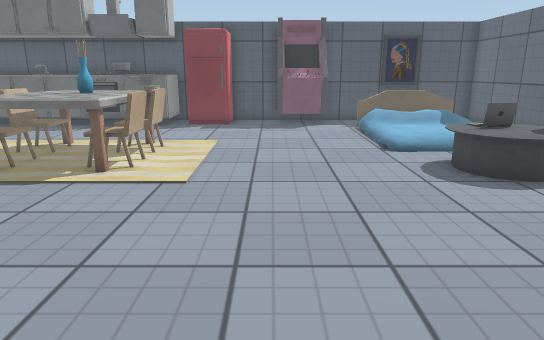
[1] (above)

22 first-person views from a walk through a 3-D level made in the Unity game engine. The camera is 1.2 m above the floor, tilts 14° down and sees 70° across. The floor is counted in squares, 0.5 m on a side. Each view is taken from the middle of a square. On the plan, view 1 faces up. The plan holds only what a view shows up to about 20 squares ahead; the rest is blank. The player character is not drawn. Surface patterns are stand-ins for the level's own textures.

[2]
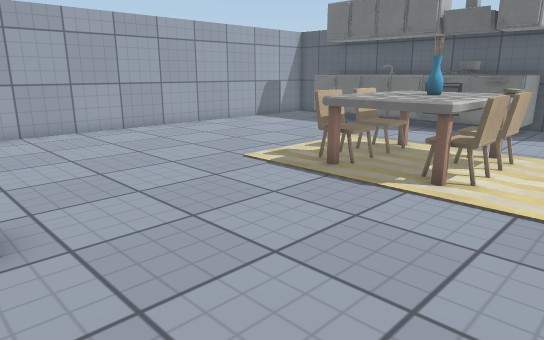

[3]
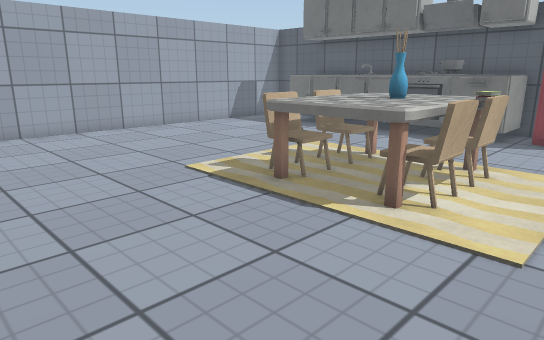

[4]
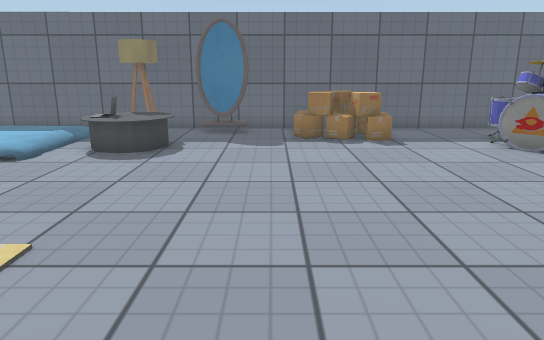

[5]
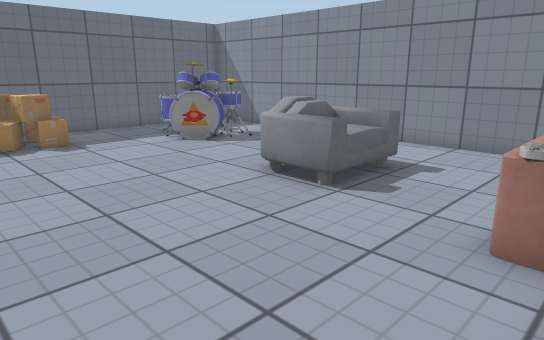

[6]
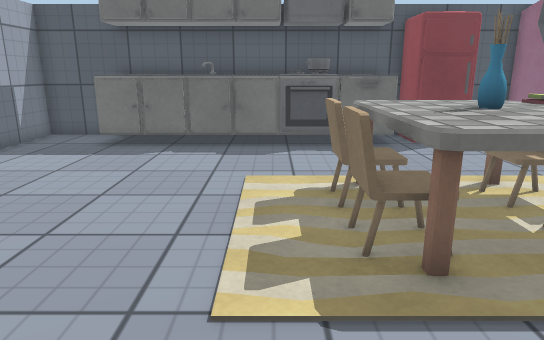

[7]
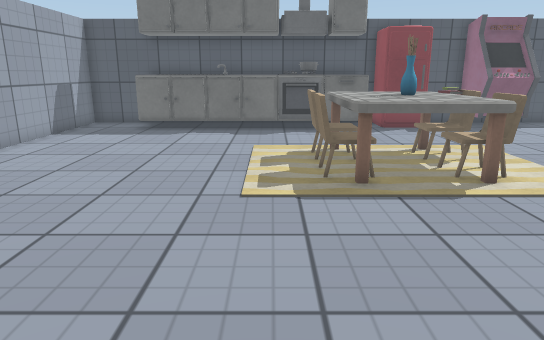

[8]
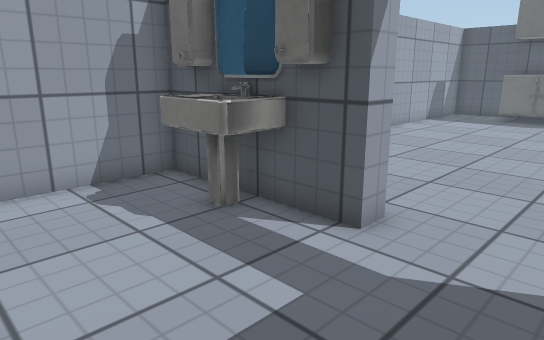

[9]
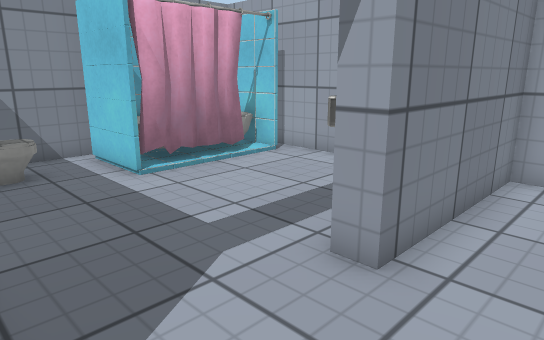

[10]
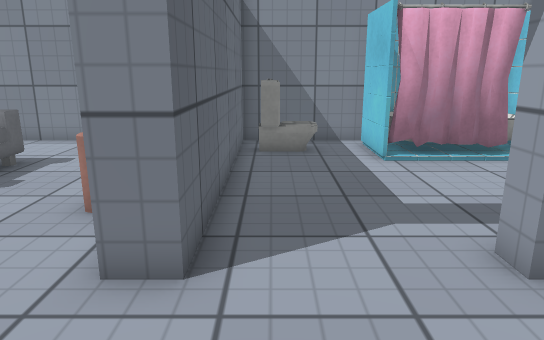

[11]
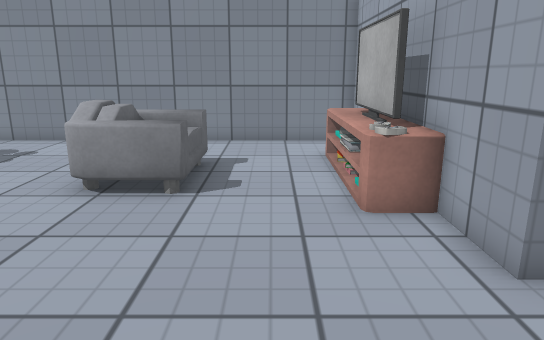

[12]
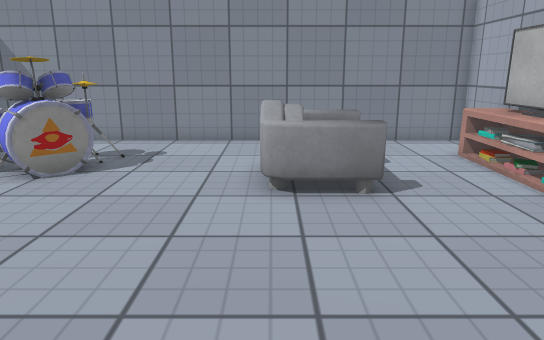

[13]
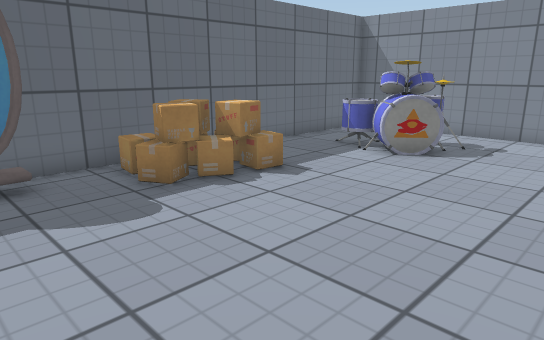

[14]
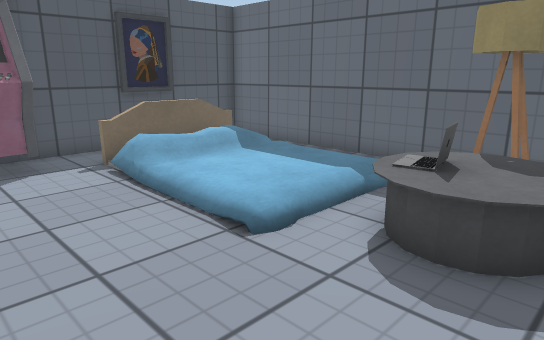

[15]
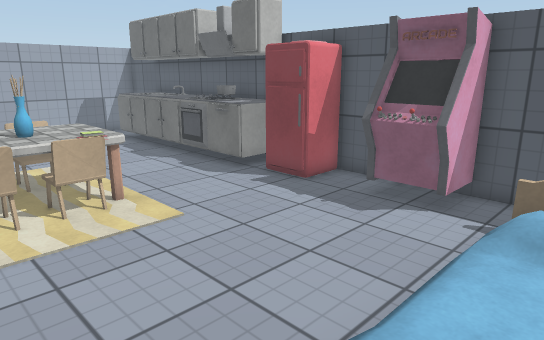

[16]
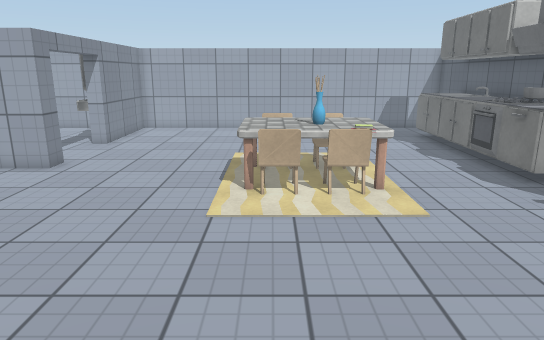

[17]
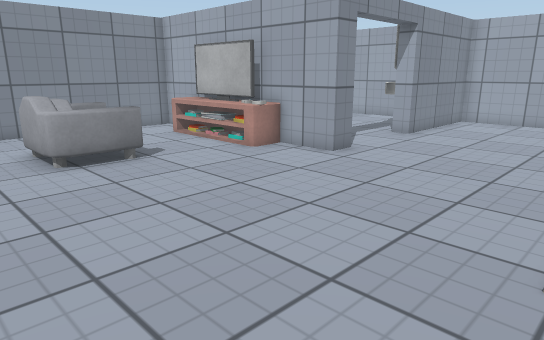

[18]
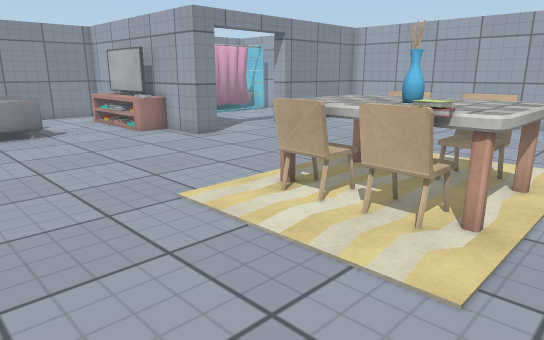

[19]
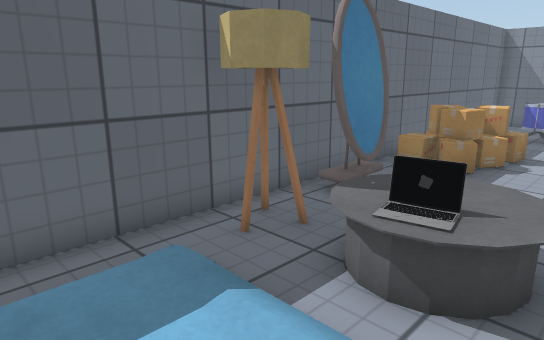

[20]
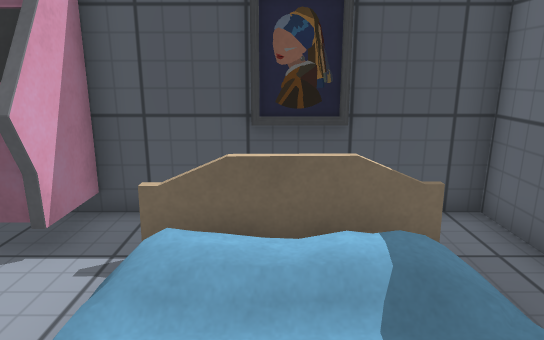

[21]
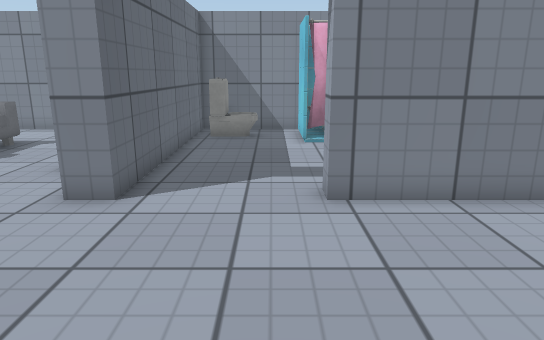

[22]
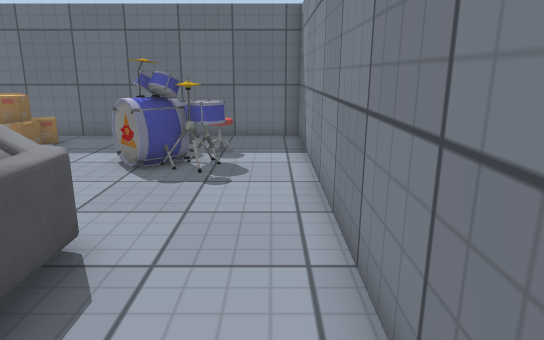

### Floor plan
Key: @ floor where view 1 was taken; # wall or solid block; . main floor; : floor 0.25 m higher than the main floor; + floor 0.5 m higher than the main floor; / step, stairs or slope; = window, fence, low wall or low ledge; ^ raised ledge; O other object.
Columns run from 18 left of view 1 to 10 right of it. Each row starts with its distance up from view 1.
 21 #############################
 20 #  OOOOOO OOOOO O O  O  #####
 19 #..OOOOOO OOOOOOO.OOOO.OOOO.#
 18 #..OOOOOO OOOO....OOO..OOO .#
 17 #.....................:    .#
 16 #...................../     #
 15 #...................../     #
 14 #..........OOOO......./    .#
 13 #........ OOOOO......./ :  /#
 12 #........ OOOOOO....../////.#
 11 #........ OOOOO........///OO#
 10 #........ OOOOOO.......+ +OO#
  9 #........ OOOOO......../+/..#
  8 #..........................O#
  7 #..........................O#
  6 #..........................O#
  5 #...........................#
  4 #.........................O.#
  3 #.........................OO#
  2 #######...##...............O#
  1 ###OO##...##.............O.O#
  0 #.OOO.....##=.....@.........#
 -1 #.........### ..OO..........#
 -2 #.........##O ..OOO.........#
 -3 #.........##O ..OOO....OOOO.#
 -4 #.........##O ..OOO....OOOO.#
 -5 #O.OOOO...##^ .........OOO..#
 -6 #O   OO.OO##............O...#
 -7  OOOOOO..O##................#
 -8       #######################

Positions as (right, up) in squares from view 1, and headings:
1: (0, 0), facing up
2: (-1, 1), facing up-left
3: (-1, 3), facing up-left
4: (-7, 5), facing right
5: (-7, 5), facing down-right
6: (-9, 5), facing up
7: (-9, 1), facing up
8: (-9, -4), facing up-left
9: (-8, 4), facing down-left
10: (-9, 6), facing down
11: (-4, 6), facing down
12: (0, 6), facing down
13: (0, 8), facing down-right
14: (0, 8), facing up-right
15: (6, 9), facing up-left
16: (7, 10), facing left
17: (3, 9), facing down-left
18: (2, 15), facing down-left
19: (4, 15), facing down-right
20: (6, 13), facing up
21: (-11, 9), facing down
22: (-5, -7), facing right
